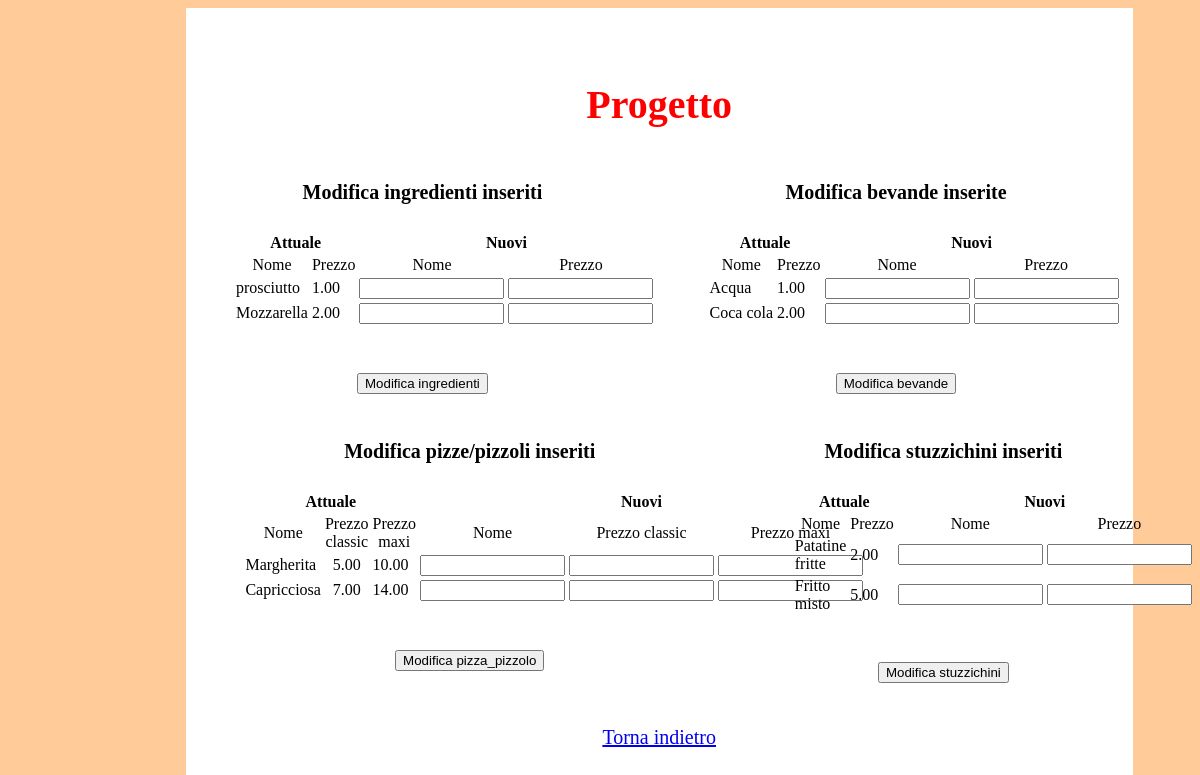
Screenshot of /riservato/modifiche_varie.php with the database file from the repository.
### tables this page shows
Create table Ingredienti(
	id_ingredienti int AUTO_INCREMENT,
	nome varchar(30),
	prezzo float(4,2),
	Primary key (id_ingredienti)
);

Create table Bevande(
	id_bevande int AUTO_INCREMENT,
	nome varchar(30),
	prezzo float(4,2),
	Primary key (id_bevande)
);

Create table Pizze_pizzoli(
	id_pizze_pizzoli int AUTO_INCREMENT,
	nome varchar(30),
	prezzo_classic float(4,2),
	prezzo_maxi float(4,2),
	Primary key (id_pizze_pizzoli)
);

Create table Stuzzichini(
	id_stuzzichini int AUTO_INCREMENT,
	nome varchar(30),
	prezzo float(4,2),
	Primary key (id_stuzzichini)
);

### php/dati_accesso_db.php (called while the page is built, shortened)
<?php
class connessione{
	public $connessione;
	function __construct(){
		$host = "localhost";
		$user = "root";
		$pass = "";
		$db = "progetto_uni";
		$this->connessione=mysqli_connect($host,$user,$pass);
		$trovato=mysqli_select_db($this->connessione,$db);
	}
	public function getConn(){
		return $this->connessione;
	}
}
?>

### riservato/modifiche_varie.php (the view, shortened to what this page needs)
<html>
	<head>
		<link rel="stylesheet" type="text/css"  title="principale" href="../stile.css" />
	</head>
	<body id="body">
		<div id="corpo" style="font-size:20px; width: 80%;">
			<div id="spazio"><br/><br/>
				<h1>
					Progetto
				</h1>
				<div style="width:50%; float:left;color:black;">
					<h4>Modifica ingredienti inseriti</h4>
					<?php
						$conn = new connessione();
						$query = "select * from ingredienti;";
						$res = mysqli_query($conn->getConn(), $query);
						if($res == false)
							echo "Problema grave: <br/> " . mysqli_error($conn->getConn()) . "<br/>";
						else {
							$output ="<form method='post' action='../php/statistiche/modifica_ingrediente.php' name='mod_ingredienti'>";
							$output .="<table style='margin-left:10%;'>";
								$output .= "<tr>";
									$output .= "<th colspan='2'>Attuale</th>";
									$output .= "<th colspan='2'>Nuovi</th>";
								$output .= "</tr>";
								$output .= "<tr style='text-align:center;'>";
									$output .= "<td>Nome</td>";
									$output .= "<td>Prezzo</td>";
									$output .= "<td>Nome</td>";
									$output .= "<td>Prezzo</td>";
								$output .= "</tr>";
								$x=0;
								while ($row=mysqli_fetch_row($res)){
									$output .= "<tr>";
										$output .= "<td>$row[1]</td>";
										$output .= "<td>$row[2]</td>";
										$nome = "nome" . $x;
										$prezzo = "prezzo" . $x;
										$x++;
										$output .= "<td><input type='text' size='15' name='$nome'/></td>";
										$output .= "<td><input type='text' size='15' name='$prezzo'/></td>";
									$output .= "</tr>";
								}
							$output .= "</table>";
							$output .= "<br/><br/><input type='submit' value='Modifica ingredienti'/>";
							$output .= "</form>";
							echo $output;
						}
					?>
				</div>
				<div style="width:50%; float:right;color:black;">
					<h4>Modifica bevande inserite</h4>
					<?php
						$conn = new connessione();
						$query = "select * from bevande;";
						$res = mysqli_query($conn->getConn(), $query);
						if($res == false)
							echo "Problema grave: <br/> " . mysqli_error($conn->getConn()) . "<br/>";
						else {
							$output ="<form method='post' action='../php/statistiche/modifica_bevande.php' name='mod_bevande'>";
							$output .="<table style='margin-left:10%;'>";
								$output .= "<tr>";
									$output .= "<th colspan='2'>Attuale</th>";
									$output .= "<th colspan='2'>Nuovi</th>";
								$output .= "</tr>";
								$output .= "<tr style='text-align:center;'>";
									$output .= "<td>Nome</td>";
									$output .= "<td>Prezzo</td>";
									$output .= "<td>Nome</td>";
									$output .= "<td>Prezzo</td>";
								$output .= "</tr>";
								$x=0;
								while ($row=mysqli_fetch_row($res)){
									$output .= "<tr>";
										$output .= "<td>$row[1]</td>";
										$output .= "<td>$row[2]</td>";
										$nome = "nome" . $x;
										$prezzo = "prezzo" . $x;
										$x++;
										$output .= "<td><input type='text' size='15' name='$nome'/></td>";
										$output .= "<td><input type='text' size='15' name='$prezzo'/></td>";
									$output .= "</tr>";
								}
							$output .= "</table>";
							$output .= "<br/><br/><input type='submit' value='Modifica bevande'/>";
							$output .= "</form>";
							echo $output;
						}
					?>
				</div>
			</div><br/><br/>
			<div style="width:60%; float:left;color:black;">
					<h4>Modifica pizze/pizzoli inseriti</h4>
					<?php
						$conn = new connessione();
						$query = "select * from pizze_pizzoli;";
						$res = mysqli_query($conn->getConn(), $query);
						if($res == false)
							echo "Problema grave: <br/> " . mysqli_error($conn->getConn()) . "<br/>";
						else {
							$output ="<form method='post' action='../php/statistiche/modifica_pizze.php' name='mod_pizze'>";
							$output .="<table style='margin-left:10%;'>";
								$output .= "<tr>";
									$output .= "<th colspan='3'>Attuale</th>";
									$output .= "<th colspan='3'>Nuovi</th>";
								$output .= "</tr>";
								$output .= "<tr style='text-align:center;'>";
									$output .= "<td>Nome</td>";
									$output .= "<td>Prezzo classic</td>";
									$output .= "<td>Prezzo maxi</td>";
									$output .= "<td>Nome</td>";
									$output .= "<td>Prezzo classic</td>";
									$output .= "<td>Prezzo maxi</td>";
								$output .= "</tr>";
								$x=0;
								while ($row=mysqli_fetch_row($res)){
									$output .= "<tr>";
										$output .= "<td>$row[1]</td>";
										$output .= "<td style='text-align:center;'>$row[2]</td>";
										$output .= "<td>$row[3]</td>";
										$nome = "nome" . $x;
										$prezzo = "prezzo" . $x;
										$prezzom = "prezzom" . $x;
										$x++;
										$output .= "<td><input type='text' size='15' name='$nome'/></td>";
										$output .= "<td><input type='text' size='15' name='$prezzo'/></td>";
										$output .= "<td><input type='text' size='15' name='$prezzom'/></td>";
									$output .= "</tr>";
								}
							$output .= "</table>";
							$output .= "<br/><br/><input type='submit' value='Modifica pizza_pizzolo'/>";
							$output .= "</form>";
							echo $output;
						}
					?>
				</div>
			<div style="width:40%; float:left;color:black;">
					<h4>Modifica stuzzichini inseriti</h4>
					<?php
						$conn = new connessione();
						$query = "select * from stuzzichini;";
						$res = mysqli_query($conn->getConn(), $query);
						if($res == false)
							echo "Problema grave: <br/> " . mysqli_error($conn->getConn()) . "<br/>";
						else {
							$output ="<form method='post' action='../php/statistiche/modifica_stuzzichini.php' name='mod_stuzzichini'>";
							$output .="<table style='margin-left:10%;'>";
								$output .= "<tr>";
									$output .= "<th colspan='2'>Attuale</th>";
									$output .= "<th colspan='2'>Nuovi</th>";
								$output .= "</tr>";
								$output .= "<tr style='text-align:center;'>";
									$output .= "<td>Nome</td>";
									$output .= "<td>Prezzo</td>";
									$output .= "<td>Nome</td>";
									$output .= "<td>Prezzo</td>";
								$output .= "</tr>";
								$x=0;
								while ($row=mysqli_fetch_row($res)){
									$output .= "<tr>";
										$output .= "<td>$row[1]</td>";
										$output .= "<td>$row[2]</td>";
										$nome = "nome" . $x;
										$prezzo = "prezzo" . $x;
										$x++;
										$output .= "<td><input type='text' size='15' name='$nome'/></td>";
										$output .= "<td><input type='text' size='15' name='$prezzo'/></td>";
									$output .= "</tr>";
								}
							$output .= "</table>";
							$output .= "<br/><br/><input type='submit' value='Modifica stuzzichini'/>";
							$output .= "</form>";
							echo $output;
						}
					?>
				</div>
			<div style="width:100%;float:left;">
				<br><a href="statistiche.php">Torna indietro </a>
			</div>
		</div>
	</body>
</html>

### stile.css (style rules this page uses)
body { background:#FFCC99; }
#corpo { margin-top:0px; margin-right:15%; margin-left:15%; background:#FFFFFF; width: 68%; height:100%; text-align:center; }
#spazio { margin-bottom:10px; height: 15%; width: 100%; text-align:center; color:red; }

### rows the page displays
ingredienti: nome "prosciutto", prezzo "1.00"
ingredienti: nome "Mozzarella", prezzo "2.00"
bevande: nome "Acqua", prezzo "1.00"
bevande: nome "Coca cola", prezzo "2.00"
pizze_pizzoli: nome "Margherita", prezzo_classic "5.00", prezzo_maxi "10.00"
pizze_pizzoli: nome "Capricciosa", prezzo_classic "7.00", prezzo_maxi "14.00"
stuzzichini: nome "Patatine fritte", prezzo "2.00"
stuzzichini: nome "Fritto misto", prezzo "5.00"
